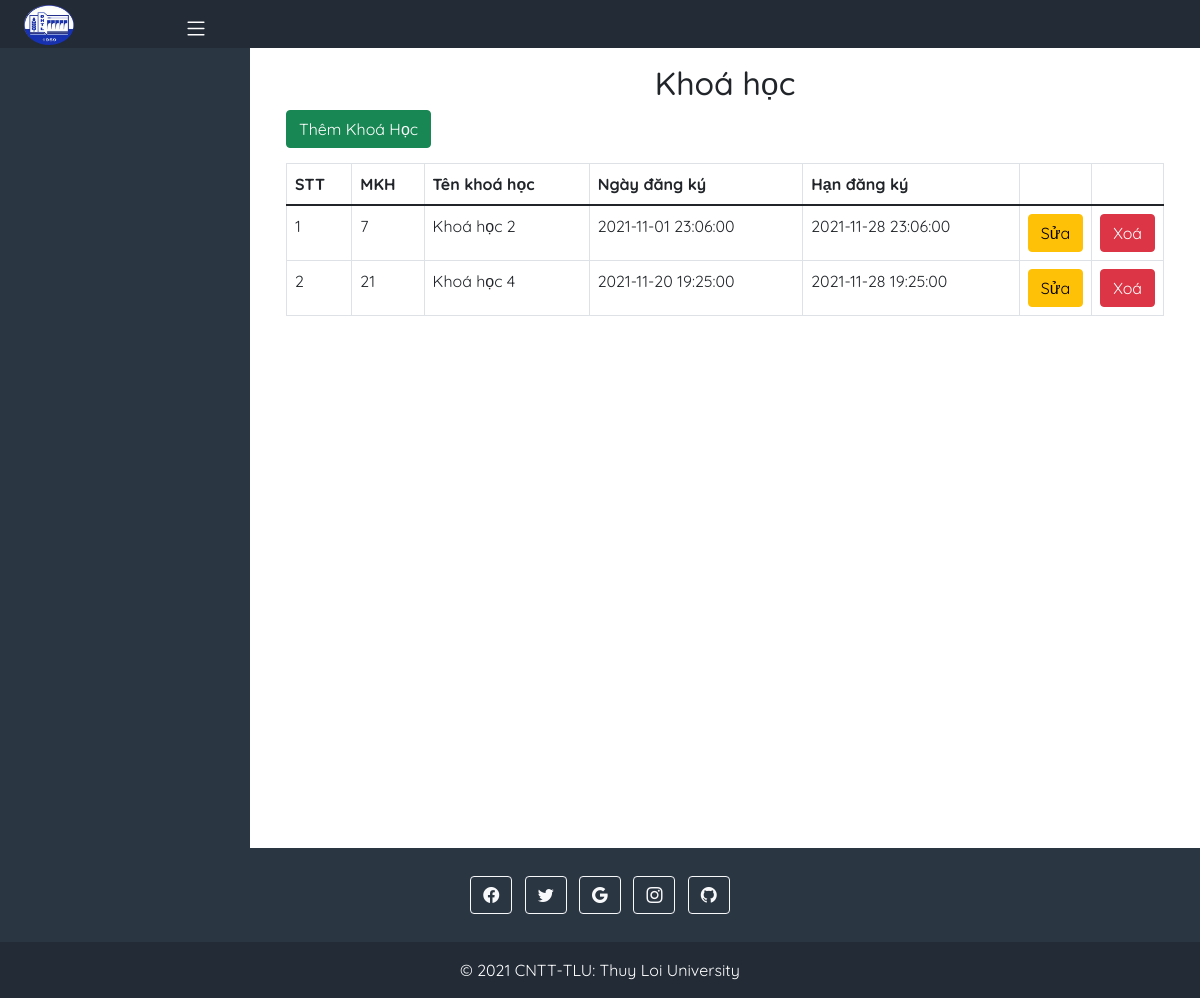
The app's page /DangKyHoc/Admin/QuanlyKhoaHoc/Khoahoc/index.php with its own data.
### tables this page shows
CREATE TABLE `Khoahoc` (
  `MKH` int(11) NOT NULL,
  `Tenkhoahoc` varchar(255) NOT NULL,
  `NgayDangKy` datetime NOT NULL,
  `HanDangKy` datetime NOT NULL
);

### DangKyHoc/Db/dbhelper.php (called while the page is built, shortened)
<?php
function executeResult($sql) {
	$con = mysqli_connect('localhost', 'root','', 'Dangkyhoc');
	$result = mysqli_query($con, $sql);
	$data   = [];
	while ($row = mysqli_fetch_array($result, 1)) {
		$data[] = $row;
	}
	return $data;
}

### DangKyHoc/Admin/QuanlyKhoaHoc/Khoahoc/index.php (the view, shortened to what this page needs)
<?php
    include('../../../Db/dbhelper.php');
?>
<!DOCTYPE html>
<html lang="en">
    <head>
        <link href="https://cdn.jsdelivr.net/npm/bootstrap@5.1.2/dist/css/bootstrap.min.css" rel="stylesheet">
        <link rel="stylesheet" href="https://cdn.jsdelivr.net/npm/bootstrap-icons@1.6.1/font/bootstrap-icons.css">
        <link rel="stylesheet" href="../../../Assets/Css/main.css">
    </head>
    <body>
        <div class="top-side " style="background-color: #2b3643;">
            <div class="frame-top" style="background-color: rgba(0, 0, 0, 0.2);">
                <div class="row  align-items-center page-header justify-content-between">
                    <div class="col-md-6 col-6 col-sm-6">
                        <div class=" d-flex  header-logo">
                            <div class="logo col-md-2 col-2 col-sm-2 text-center">
                                <a href="../../index.php">
                                    <img src="../../../Assets/Image/logo-small.png" alt="logo" class="img-logo">
                                </a>
                            </div>
                            <div class="menu-toggle col-md-4 col-4 col-sm-4 text-center">
                                <i class="bi bi-list icon-toggle" id="show" ></i>
                            </div>
                        </div>
                    </div>
                </div>
            </div>
        </div>
        <div class="container-fluid">
            <div class="row flex-nowrap">
                <div class="col-auto col-md-3 col-xl-2 px-sm-2 px-0 sidebar" style="background-color: #2b3643;">
                    <div class="d-flex flex-column align-items-center align-items-sm-start px-3 pt-2 text-white min-vh-100">
                    </div>
                </div>
                <div class="col py-3">
                    <div class="container">
                        <div class="panel panel-primary" style="overflow-x:auto;">
                            <div class="panel-heading">
                                <h2 class="text-center">Khoá học</h2>
                            </div>
                            <div class="panel-body">
                                <a href="add.php">
                                    <button class="btn btn-success" style="margin-bottom: 15px;">Thêm Khoá Học</button>
                                </a>
                                <table class="table table-bordered table-hover table-responsive" >
                                    <thead>
                                        <tr>
                                            <th>STT</th>
                                            <th>MKH</th>
                                            <th>Tên khoá học</th>
                                            <th>Ngày đăng ký</th>
                                            <th>Hạn đăng ký</th>
                                            <th width="40px"></th>
                                            <th width="40px"></th>
                                        </tr>
                                    </thead>
                                    <tbody>
                                        <?php
                                            $sql1='select * from Khoahoc';
                                            $khoahocList = executeResult($sql1);
                                            $index=1;
                                            foreach($khoahocList as $item){
                                                echo'<tr>
                                                        <td >'.($index++).'</td>
                                                        <td >'.$item['MKH'].'</td>
                                                        <td >'.$item['Tenkhoahoc'].'</td>
                                                        <td >'.$item['NgayDangKy'].'</td>
                                                        <td >'.$item['HanDangKy'].'</td>
                                                        <td>
                                                            <a href="add.php?id='.$item['MKH'].'"><button class="btn btn-warning">Sửa</button></a>
                                                        </td>
                                                        <td>
                                                            <button class="btn btn-danger" onclick="deletekhoahoc('.$item['MKH'].')">Xoá</button>
                                                        </td>
                                                    </tr>';
                                            }
                                        ?>
                                    </tbody>
                                </table>
                            </div>
                        </div>
                    </div>
                </div>
            </div>
        </div>
    </body>
    <footer class="text-center text-white" style="background-color: #2b3643;">
        <div class="container p-4 pb-0">
          <section class="mb-4">
            <a class="btn btn-outline-light btn-floating m-1" href="#!" role="button"><i class="bi bi-facebook"></i></a>
            <a class="btn btn-outline-light btn-floating m-1" href="#!" role="button"><i class="bi bi-twitter"></i></a>
            <a class="btn btn-outline-light btn-floating m-1" href="#!" role="button"><i class="bi bi-google"></i></a>
            <a class="btn btn-outline-light btn-floating m-1" href="#!" role="button"><i class="bi bi-instagram"></i></a>
            <a class="btn btn-outline-light btn-floating m-1" href="#!" role="button"><i class="bi bi-github"></i></a>
          </section>
        </div>
        <div class="text-center p-3" style="background-color: rgba(0, 0, 0, 0.2);">
            © 2021 CNTT-TLU:
            <a class="text-white" href="#">Thuy Loi University</a>
        </div>
    </footer>
</html>

### DangKyHoc/Assets/Css/main.css (style rules this page uses)
:root { --background-headsidebar:#2b3643; --text-color:#b4bcc8; }
body { font-family: 'Quicksand', sans-serif; }
.header-logo .logo .img-logo { width: 50px; height: 40px; margin-top: 5px; }
.menu-toggle { padding-top:10px; }
.icon-toggle { color: white; font-size: 25px; }
.sidebar { width: 250px; }
.news ul,a { text-decoration: none; list-style-type: none; }

### records on screen
khoahoc: MKH "7", Tenkhoahoc "Khoá học 2", NgayDangKy "2021-11-01 23:06:00", HanDangKy "2021-11-28 23:06:00"
khoahoc: MKH "21", Tenkhoahoc "Khoá học 4", NgayDangKy "2021-11-20 19:25:00", HanDangKy "2021-11-28 19:25:00"
